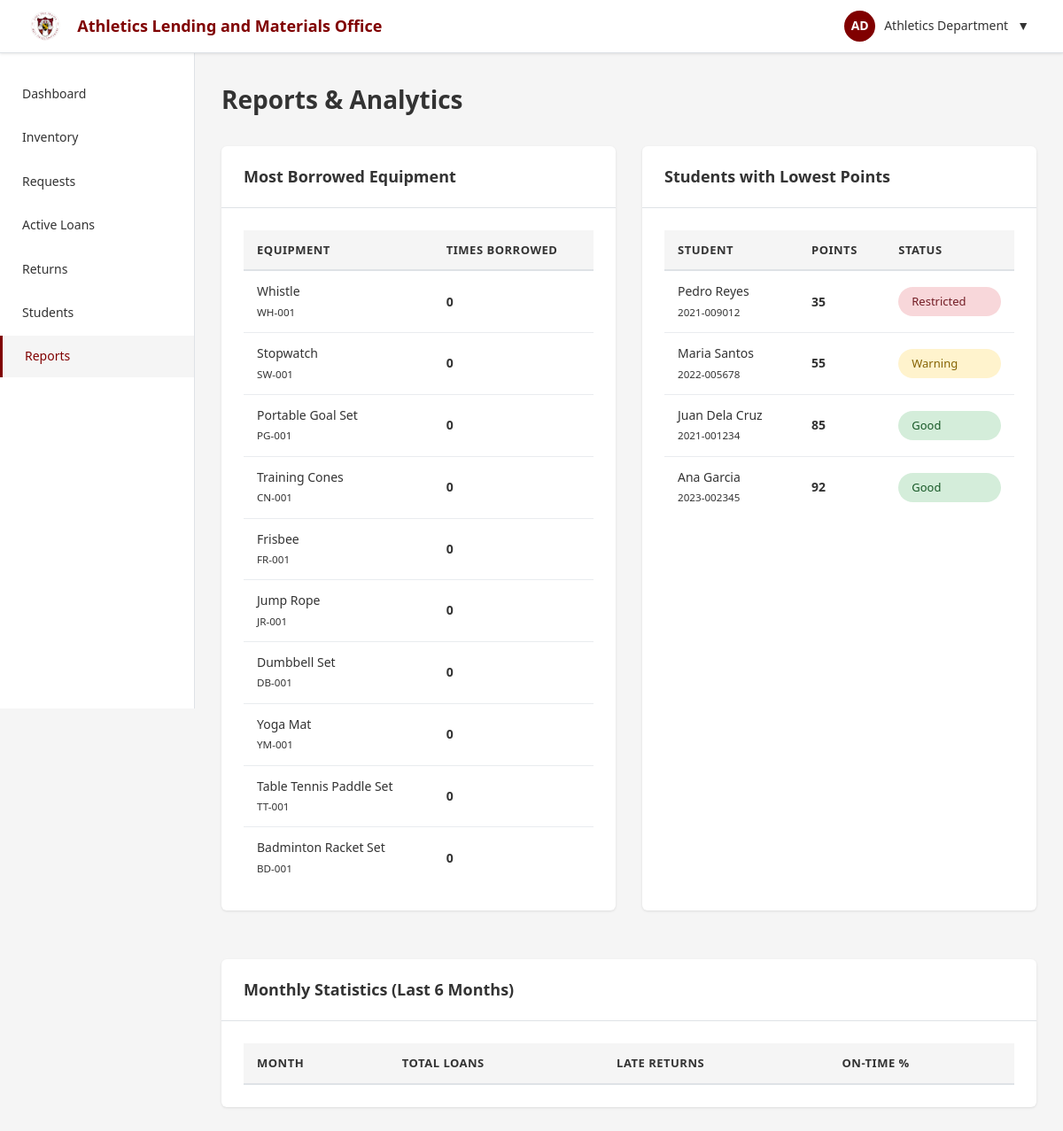
/admin/reports.php (signed in), run on an earlier commit of the app's database.
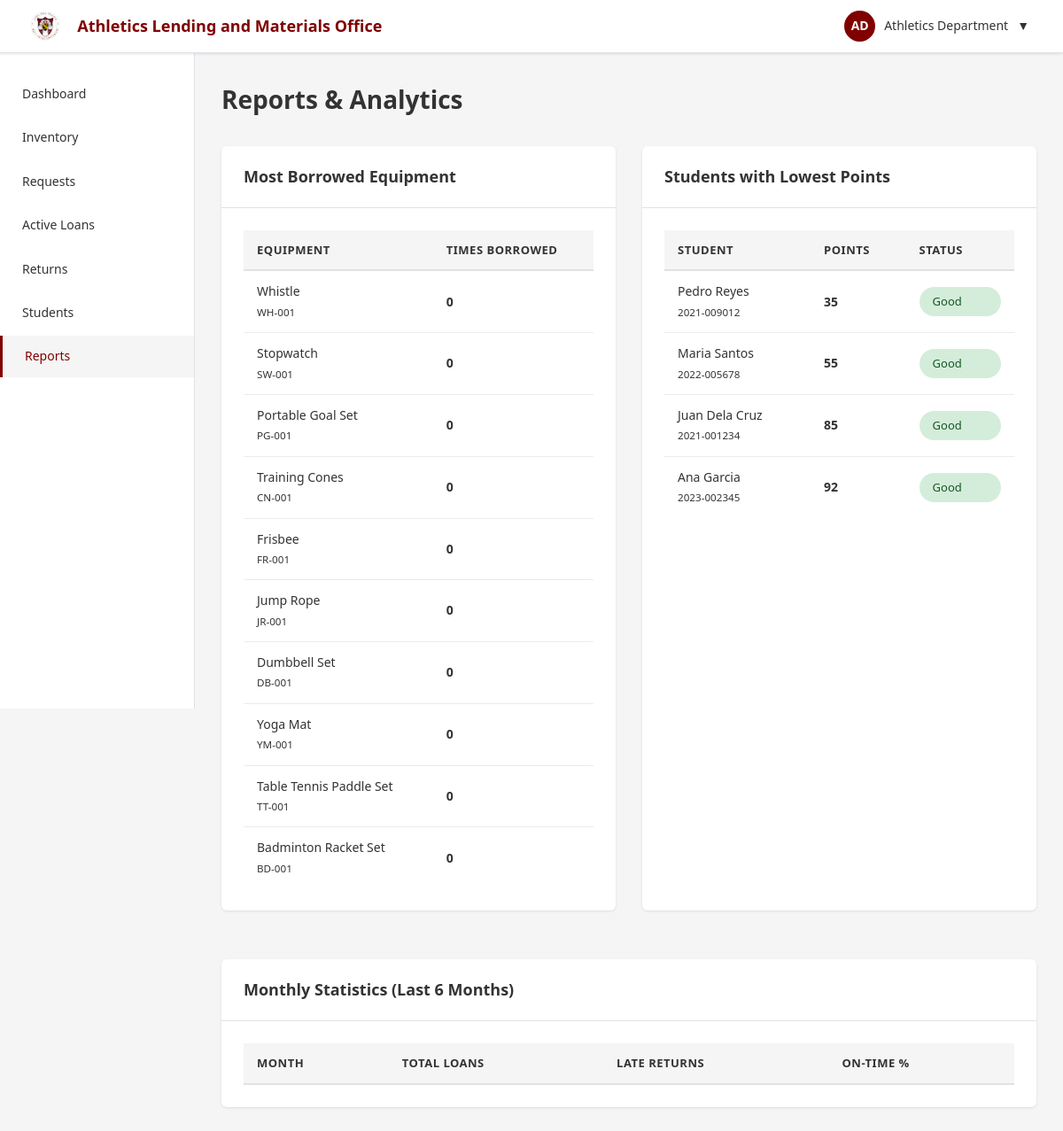
And on a later commit of the database.
### tables this page shows
CREATE TABLE users (
    user_id INT PRIMARY KEY AUTO_INCREMENT,
    student_id VARCHAR(20) UNIQUE NOT NULL,
    first_name VARCHAR(50) NOT NULL,
    last_name VARCHAR(50) NOT NULL,
    email VARCHAR(100) UNIQUE NOT NULL,
    password VARCHAR(255) NOT NULL,
    phone VARCHAR(20),
    department VARCHAR(100),
    year_level ENUM('1', '2', '3', '4', 'Graduate'),
    role ENUM('student', 'admin') DEFAULT 'student',
    points INT DEFAULT 100,
    points_status ENUM('good', 'warning', 'restricted') DEFAULT 'good',
    status ENUM('active', 'suspended') DEFAULT 'active',
    suspended_until DATE NULL,
    suspension_reason TEXT NULL,
    created_at TIMESTAMP DEFAULT CURRENT_TIMESTAMP,
    last_login TIMESTAMP NULL,
    INDEX idx_student_id (student_id),
    INDEX idx_points (points),
    INDEX idx_status (status)
);

### admin/reports.php (the view, shortened to what this page needs)
<?php
require_once '../config/database.php';
$stmt = $pdo->query("
    SELECT e.name, e.code, COUNT(l.loan_id) as borrow_count
    FROM equipment e
    LEFT JOIN loans l ON e.equipment_id = l.equipment_id
    GROUP BY e.equipment_id
    ORDER BY borrow_count DESC
    LIMIT 10
");
$most_borrowed = $stmt->fetchAll();
$stmt = $pdo->query("
    SELECT first_name, last_name, student_id, points, points_status
    FROM users
    WHERE role = 'student'
    ORDER BY points ASC
    LIMIT 10
");
$lowest_points = $stmt->fetchAll();
?>
<!DOCTYPE html>
<html>
<head>
    <link rel="stylesheet" href="../assets/css/style.css">
</head>
<body>
    <?php include '../includes/header.php'; ?>
    <?php include '../includes/nav.php'; ?>
    <div class="main-content">
        <div class="page-header">
            <h1 class="page-title">Reports & Analytics</h1>
        </div>
        <div style="display:grid;grid-template-columns:1fr 1fr;gap:30px;">
            <div class="card">
                <div class="card-header"><h2 class="card-title">Most Borrowed Equipment</h2></div>
                <div class="card-body">
                    <table class="table">
                        <thead><tr><th>Equipment</th><th>Times Borrowed</th></tr></thead>
                        <tbody>
                            <?php foreach ($most_borrowed as $e): ?>
                            <tr>
                                <td><?php echo htmlspecialchars($e['name']); ?><br><small><?php echo $e['code']; ?></small></td>
                                <td><strong><?php echo $e['borrow_count']; ?></strong></td>
                            </tr>
                            <?php endforeach; ?>
                        </tbody>
                    </table>
                </div>
            </div>
            <div class="card">
                <div class="card-header"><h2 class="card-title">Students with Lowest Points</h2></div>
                <div class="card-body">
                    <table class="table">
                        <thead><tr><th>Student</th><th>Points</th><th>Status</th></tr></thead>
                        <tbody>
                            <?php foreach ($lowest_points as $s): ?>
                            <tr>
                                <td><?php echo htmlspecialchars($s['first_name'].' '.$s['last_name']); ?><br><small><?php echo $s['student_id']; ?></small></td>
                                <td><strong><?php echo $s['points']; ?></strong></td>
                                <td><span class="points-badge status-<?php echo $s['points_status']; ?>"><?php echo ucfirst($s['points_status']); ?></span></td>
                            </tr>
                            <?php endforeach; ?>
                        </tbody>
                    </table>
                </div>
            </div>
        </div>
        <div class="card" style="margin-top:30px;">
            <div class="card-header"><h2 class="card-title">Monthly Statistics (Last 6 Months)</h2></div>
            <div class="card-body">
                <table class="table">
                    <thead><tr><th>Month</th><th>Total Loans</th><th>Late Returns</th><th>On-Time %</th></tr></thead>
                </table>
            </div>
        </div>
    </div>
</body>
</html>

What changed in the data, as far as the page shows it:
changed users "Pedro Reyes": points_status "Restricted" → "Good"
changed users "Maria Santos": points_status "Warning" → "Good"
